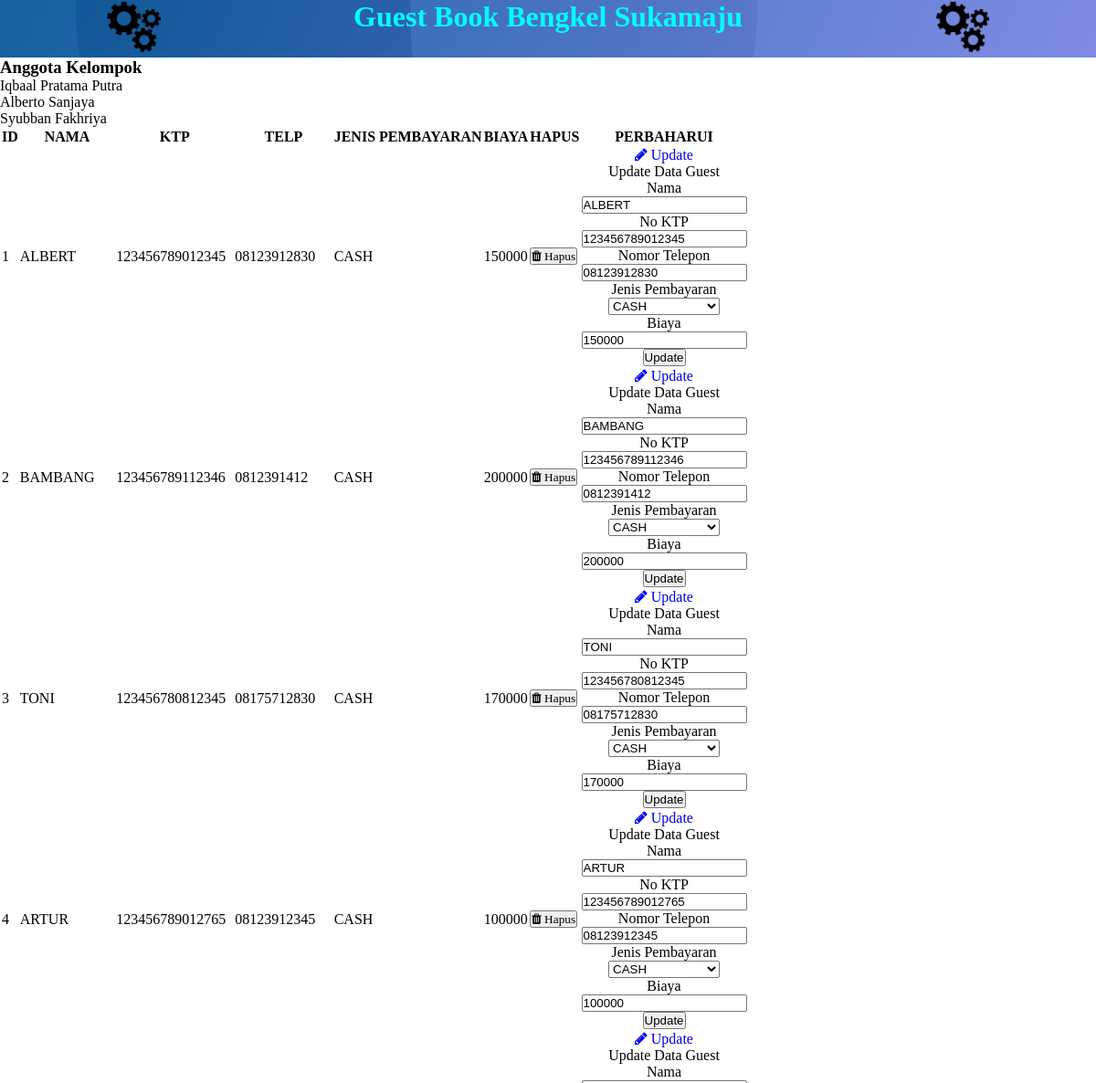
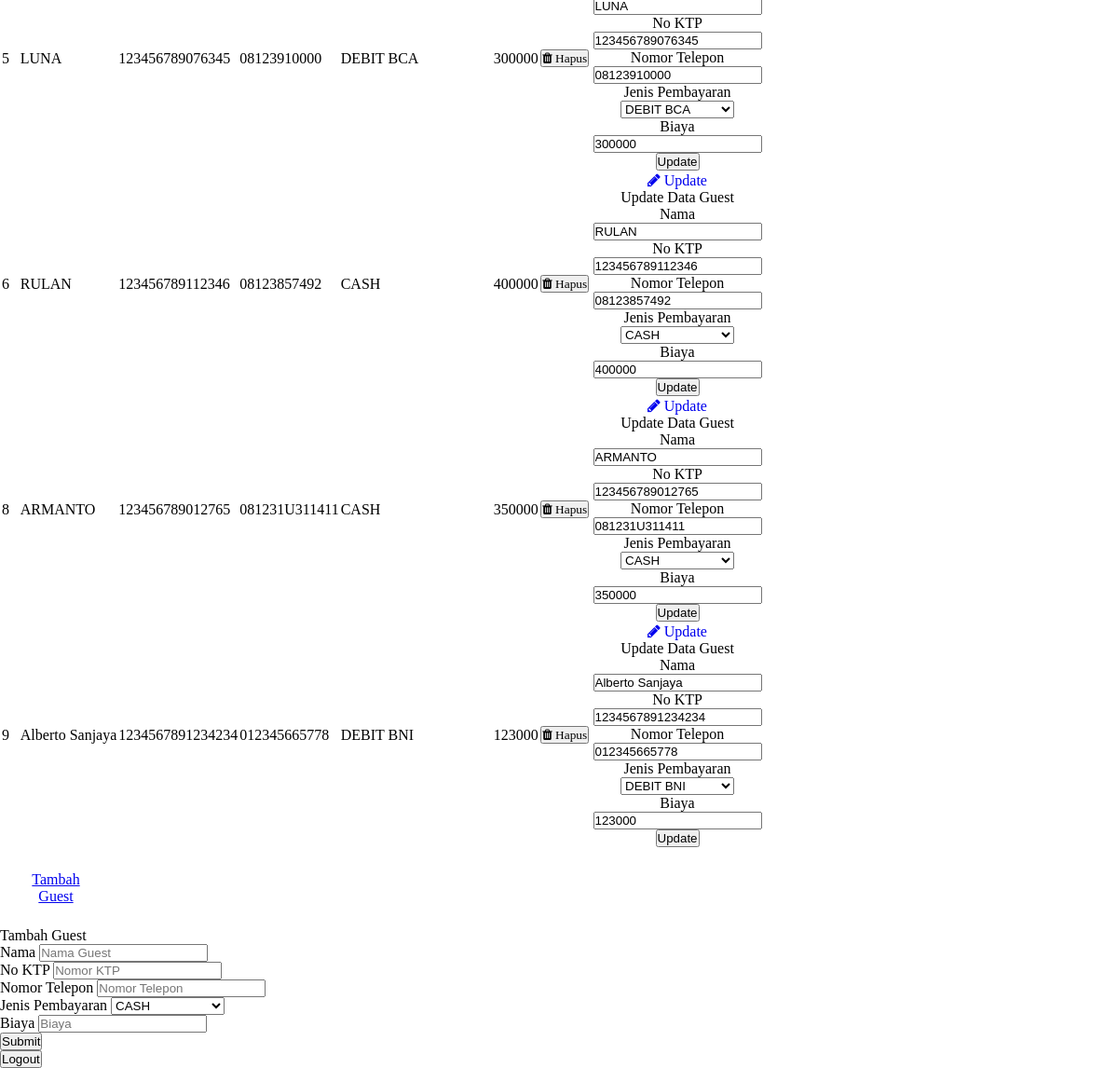
The app's page /view.php (signed in) with its own data (2 pictures, top to bottom).
### tables this page shows
CREATE TABLE `guest` (
  `G_ID` int(11) NOT NULL,
  `G_NAMA` varchar(50) DEFAULT NULL,
  `G_KTP` char(16) DEFAULT NULL,
  `G_TELP` varchar(20) DEFAULT NULL,
  `G_JENIS_BAYAR` varchar(10) DEFAULT NULL,
  `G_BIAYA` int(11) DEFAULT NULL
);

### backend/dbconnection.php (called while the page is built, shortened)
<?php
    $db = mysqli_connect("localhost", "id15323932_admin321", "3?=p{<5?fXsA3D49", "id15323932_guest_book");
    function getAllUser($query_sintax) {
        global $db;
        $all_result = mysqli_query($db, $query_sintax);
        return $all_result;
    }
?>

### view.php (the view, shortened to what this page needs)
<?php session_start();
    if(isset($_SESSION['A_USERNAME']))
    {
        ?>
<?php
    require './backend/dbconnection.php';
    $all_user = getAllUser("SELECT * FROM guest");
?>
<!DOCTYPE html>
<html lang="en">
<head>
    <link rel="stylesheet" href="https://unpkg.com/spectre.css/dist/spectre.min.css">
    <link rel="stylesheet" href="https://unpkg.com/spectre.css/dist/spectre-exp.min.css">
    <link rel="stylesheet" href="https://unpkg.com/spectre.css/dist/spectre-icons.min.css">
    <link rel="stylesheet" href="https://stackpath.bootstrapcdn.com/font-awesome/4.7.0/css/font-awesome.min.css">
    <link rel="stylesheet" href="css\main.css"/>
</head>
<body>
    <header>
        <div id="section-a">
            <img src="image/gear.png">
        </div>
        <div id="section-b">
            <h1>
                Guest Book Bengkel Sukamaju
            </h1>
        </div>
        <div id="section-c">
            <img src="image/gear.png">
        </div>
    </header>
    <main>
        <div class="kelompok">
            <h3>Anggota Kelompok </h3>
            <ul>
                <li>Iqbaal Pratama Putra</li>
                <li>Alberto Sanjaya</li>
                <li>Syubban Fakhriya</li>
            </ul>
        </div>
        <div class='tableContainer'>
            <?php
                echo "<table class='table table-striped table-hover table-scroll'>";
                echo("
                <thead>
                    <tr>
                        <th>ID</th>
                        <th>NAMA</th>
                        <th>KTP</th>
                        <th>TELP</th>
                        <th>JENIS PEMBAYARAN</th>
                        <th>BIAYA</th>
                        <th>HAPUS</th>
                        <th>PERBAHARUI</th>
                    </tr>
                </thead>
                ");
                echo "<tbody>";
                while($user = mysqli_fetch_array($all_user)){?>
                    <tr>
                    <td><?php echo $user['G_ID']; ?></td>
                    <td><?php echo $user['G_NAMA']; ?></td>
                    <td><?php echo $user['G_KTP']; ?></td>
                    <td><?php echo $user['G_TELP']; ?></td>
                    <td><?php echo $user['G_JENIS_BAYAR']; ?></td>
                    <td><?php echo $user['G_BIAYA']; ?></td>
                    <form method='POST' action='backend/deleteFunction.php'>
                        <td><button type='submit' class='btn btn-error'>
                            <i class='fa fa-trash' aria-hidden='true'> Hapus</i>
                        </button></td>
                    </form>
                    <td class='tableItem'>
                    <a class="btn btn btn-primary" href="#modalUpdate-<?php echo $user['G_ID'];?>"><i class='fa fa-pencil' aria-hidden='true'> Update
                    </i></a>
                    <div class="modal" id="modalUpdate-<?php echo $user['G_ID'];?>">
                        <div class="modal-container">
                            <div class="modal-header">
                            <div class="modal-title h5">Update Data Guest</div>
                            </div>
                            <div class="modal-body">
                            <form action="backend/updateFunction.php" method="POST">
                            <?php
                                $id = $user['G_ID'];
                                $query_edit = getAllUser("SELECT * FROM guest WHERE G_ID='$id'");
                                while ($user_edit= mysqli_fetch_array($query_edit)) {
                            ?>
                                <div class="content">
                                    <div class="form-group">
                                        <div class="text-left">
                                            <label class="form-label" for="nama">Nama</label>
                                        </div>
                                        <input class="form-input" type="text" id="nama" name="nama" value="<?php echo $user_edit['G_NAMA']; ?>"placeholder="Nama Guest" required>
                                    </div>
                                    <div class="form-group">
                                        <div class="text-left">
                                            <label class="form-label" for="ktp">No KTP</label>
                                        </div>
                                        <input class="form-input" type="text" id="ktp" name="ktp" value="<?php echo $user_edit['G_KTP']; ?>"placeholder="Nomor KTP" required>
                                    </div>
                                    <div class="form-group">
                                        <div class="text-left">
                                            <label class="form-label" for="telp">Nomor Telepon</label>
                                        </div>
                                        <input class="form-input" type="text" id="telp" name="telp" value="<?php echo $user_edit['G_TELP']; ?>"placeholder="Nomor Telepon" required>
                                    </div>
                                    <div class="form-group">
                                        <div class="text-left">
                                            <label class="form-label" for="pembayaran">Jenis Pembayaran</label>
                                        </div>
                                        <select class="form-select" id="pembayaran" name="pembayaran" required>
                                            <?php
                                            if( $user_edit['G_JENIS_BAYAR'] == "CASH")
                                            {
                                                echo "<option value='CASH' selected>CASH</option>";
                                            }
                                            elseif ($user_edit['G_JENIS_BAYAR'] == "DEBIT BCA")
                                            {
                                                echo "<option value='DEBIT BCA' selected>DEBIT BCA</option>";
                                            }
                                            elseif ($user_edit['G_JENIS_BAYAR'] == "DEBIT MANDIRI")
                                            {
                                                echo "<option value='CASH'>CASH</option>";
                                                echo "<option value='DEBIT BCA' >DEBIT BCA</option>";
                                                echo "<option value='DEBIT MANDIRI' selected>DEBIT MANDIRI</option>";
                                                echo "<option value='DEBIT BRI'>DEBIT BRI</option>";
                                                echo "<option value='DEBIT BNI'>DEBIT BNI</option>";
                                            }
                                            elseif ($user_edit['G_JENIS_BAYAR'] == "DEBIT BRI")
                                            {
                                                echo "<option value='CASH'>CASH</option>";
                                                echo "<option value='DEBIT BCA' >DEBIT BCA</option>";
                                                echo "<option value='DEBIT MANDIRI'>DEBIT MANDIRI</option>";
                                                echo "<option value='DEBIT BRI' selected>DEBIT BRI</option>";
                                                echo "<option value='DEBIT BNI'>DEBIT BNI</option>";
                                            }
                                            else
                                            {
                                                echo "<option value='DEBIT BNI' selected>DEBIT BNI</option>";
                                            }
                                            ?>
                                        </select>
                                    </div>
                                    <div class="form-group">
                                        <div class="text-left">
                                            <label class="form-label" for="biaya">Biaya</label>
                                        </div>
                                        <input class="form-input" type="text" id="biaya" name="biaya" value="<?php echo $user_edit['G_BIAYA']; ?>"placeholder="Biaya" required>
                                    </div>
                                </div>
                                </div>
                                <div class="modal-footer">
                                    <button type="submit" class="btn btn-primary">Update</button>
                                </div>
                            <?php
                                }
                            ?>
                        </div>
                    </div>
                    </td>
                    </tr>
                <?php
                    }
                ?>
                </tbody>
                </table>
        </div>
    </main>
    <div class="addGuest">
        <div class="btn btnAddGuest">
            <a  href="#modal-id">Tambah Guest</a>
        </div>
    </div>
    <div class="modal" id="modal-id">
        <div class="modal-container">
            <div class="modal-header">
            <div class="modal-title h5">Tambah Guest</div>
            </div>
            <div class="modal-body">
            <form action="backend/addfunction.php" method="POST">
                <div class="content">
                    <div class="form-group">
                        <label class="form-label" for="nama">Nama</label>
                        <input class="form-input" type="text" id="nama" name="nama" placeholder="Nama Guest" required>
                    </div>
                    <div class="form-group">
                        <label class="form-label" for="ktp">No KTP</label>
                        <input class="form-input" type="text" id="ktp" name="ktp" placeholder="Nomor KTP" required>
                    </div>
                    <div class="form-group">
                        <label class="form-label" for="telp">Nomor Telepon</label>
                        <input class="form-input" type="text" id="telp" name="telp" placeholder="Nomor Telepon" required>
                    </div>
                    <div class="form-group">
                        <label class="form-label" for="input-example-3">Jenis Pembayaran</label>
                        <select class="form-select" id="pembayaran" name="pembayaran" required>
                            <option value="CASH">CASH</option>
                        </select>
                    </div>
                    <div class="form-group">
                        <label class="form-label" for="biaya">Biaya</label>
                        <input class="form-input" type="text" id="biaya" name="biaya" placeholder="Biaya" required>
                    </div>
                </div>
                </div>
                <div class="modal-footer">
                    <button type="submit" class="btn btn-primary">Submit</button>
                </div>
        </div>
    </div>
    <a href="backend/logout.php"><button>Logout</button></a>
</body>
</html>
<?php
} else {
        ?> Anda tidak dapat mengakses halaman ini. silahkan kembali ke <a href="index.php"> Homepage </a> <?php
    }
?>

### css/main.css (style rules this page uses)
body, html { display: flex; flex-direction: column; }
* { margin:0; padding:0; box-sizing:border-box; }
body { max-height: 100%; height: 100%; }
header { text-align: center; background-image: radial-gradient(circle at 75% 23%, rgba(226, 226, 226,0.05) 0%, rgba(226, 226, 226,0.05) 50%,rgba(11, 11, 11,0.05) 50%, rgba(11, 11, 11,0.05) 100%),radial-gradient(circle at 75% 51%, rgba(168, 168, 168,0.05) 0%, rgba(168, 168, 168,0.05) 50%,rgba(75, 75, 75,0.05) 50%, rgba(75, 75, 75,0.05) 100%),radial-gradient(circle at 38% 11%, rgba(31, 31, 31,0.05) 0%, rgba(31, 31, 31,0.05) 50%,rgba(254, 254, 254,0.05) 50%, rgba(254, 254, 254,0.05) 100%),linear-gradient(114deg, rgb(5, 95, 166),rgb(114, 125, 230)); display: grid; grid-gap: 10px; grid-template-columns: repeat(8,1fr); grid-template-areas: "a a b b b b c c" "a a b b b b c c" ; }
header h1 { color: aqua; }
#section-a { grid-area: a; }
#section-b { grid-area: b; }
#section-c { grid-area: c; }
img { width: 20%; }
.tableContainer { width: 75%; overflow: scroll; float: left; }
.tableItem { text-align: center; }
.addGuest { bottom: 0; position: relative; text-align: center; padding: 2%; float: right; width: 10%; }
.btnAddGuest { width: 100%; }

### records on screen
guest: G_ID "1", G_NAMA "ALBERT", G_KTP "123456789012345", G_TELP "08123912830", G_JENIS_BAYAR "CASH", G_BIAYA "150000", nama "ALBERT", ktp "123456789012345", telp "08123912830", pembayaran "CASH", biaya "150000"
guest: G_ID "2", G_NAMA "BAMBANG", G_KTP "123456789112346", G_TELP "0812391412", G_JENIS_BAYAR "CASH", G_BIAYA "200000", nama "BAMBANG", ktp "123456789112346", telp "0812391412", pembayaran "CASH", biaya "200000"
guest: G_ID "3", G_NAMA "TONI", G_KTP "123456780812345", G_TELP "08175712830", G_JENIS_BAYAR "CASH", G_BIAYA "170000", nama "TONI", ktp "123456780812345", telp "08175712830", pembayaran "CASH", biaya "170000"
guest: G_ID "4", G_NAMA "ARTUR", G_KTP "123456789012765", G_TELP "08123912345", G_JENIS_BAYAR "CASH", G_BIAYA "100000", nama "ARTUR", ktp "123456789012765", telp "08123912345", pembayaran "CASH", biaya "100000"
guest: G_ID "5", G_NAMA "LUNA", G_KTP "123456789076345", G_TELP "08123910000", G_JENIS_BAYAR "DEBIT BCA", G_BIAYA "300000", nama "LUNA", ktp "123456789076345", telp "08123910000", pembayaran "DEBIT BCA", biaya "300000"
guest: G_ID "6", G_NAMA "RULAN", G_KTP "123456789112346", G_TELP "08123857492", G_JENIS_BAYAR "CASH", G_BIAYA "400000", nama "RULAN", ktp "123456789112346", telp "08123857492", pembayaran "CASH", biaya "400000"
guest: G_ID "8", G_NAMA "ARMANTO", G_KTP "123456789012765", G_TELP "081231U311411", G_JENIS_BAYAR "CASH", G_BIAYA "350000", nama "ARMANTO", ktp "123456789012765", telp "081231U311411", pembayaran "CASH", biaya "350000"
guest: G_ID "9", G_NAMA "Alberto Sanjaya", G_KTP "1234567891234234", G_TELP "012345665778", G_JENIS_BAYAR "DEBIT BNI", G_BIAYA "123000", nama "Alberto Sanjaya", ktp "1234567891234234", telp "012345665778", pembayaran "DEBIT BNI", biaya "123000"
